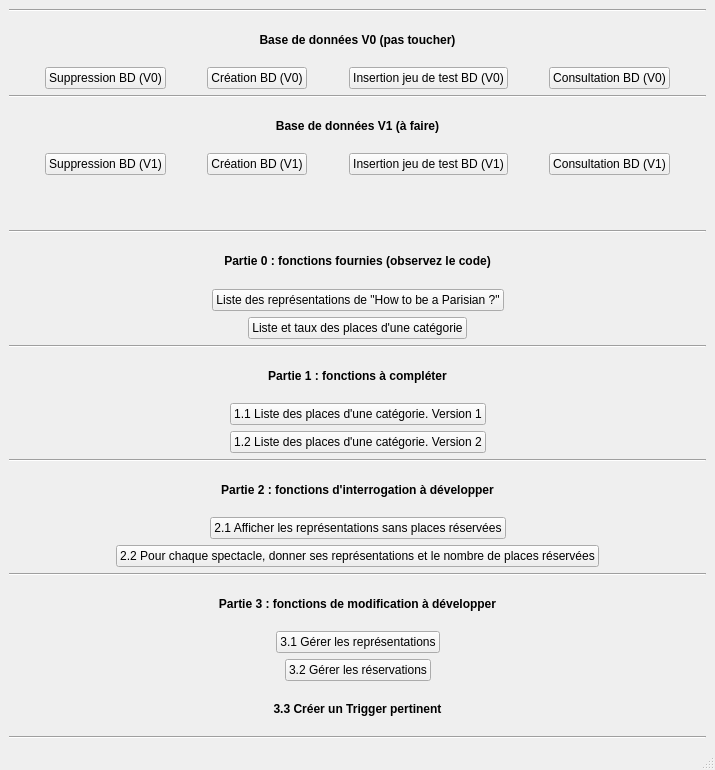
<?xml version="1.0" encoding="UTF-8"?>
<ui version="4.0">
 <class>MainWindow</class>
 <widget class="QMainWindow" name="MainWindow">
  <property name="geometry">
   <rect>
    <x>0</x>
    <y>0</y>
    <width>715</width>
    <height>770</height>
   </rect>
  </property>
  <property name="windowTitle">
   <string>Projet Théatre</string>
  </property>
  <widget class="QWidget" name="centralwidget">
   <layout class="QVBoxLayout" name="verticalLayout">
    <item>
     <widget class="Line" name="line">
      <property name="orientation">
       <enum>Qt::Horizontal</enum>
      </property>
     </widget>
    </item>
    <item>
     <widget class="QLabel" name="label">
      <property name="font">
       <font>
        <weight>75</weight>
        <bold>true</bold>
       </font>
      </property>
      <property name="text">
       <string>Base de données V0 (pas toucher)</string>
      </property>
      <property name="alignment">
       <set>Qt::AlignCenter</set>
      </property>
     </widget>
    </item>
    <item>
     <layout class="QHBoxLayout" name="horizontalLayout">
      <item>
       <spacer name="horizontalSpacer">
        <property name="orientation">
         <enum>Qt::Horizontal</enum>
        </property>
        <property name="sizeHint" stdset="0">
         <size>
          <width>40</width>
          <height>20</height>
         </size>
        </property>
       </spacer>
      </item>
      <item>
       <widget class="QPushButton" name="pushButton_2">
        <property name="text">
         <string>Suppression BD (V0)</string>
        </property>
       </widget>
      </item>
      <item>
       <spacer name="horizontalSpacer_21">
        <property name="orientation">
         <enum>Qt::Horizontal</enum>
        </property>
        <property name="sizeHint" stdset="0">
         <size>
          <width>40</width>
          <height>20</height>
         </size>
        </property>
       </spacer>
      </item>
      <item>
       <widget class="QPushButton" name="pushButton">
        <property name="text">
         <string>Création BD (V0)</string>
        </property>
       </widget>
      </item>
      <item>
       <spacer name="horizontalSpacer_2">
        <property name="orientation">
         <enum>Qt::Horizontal</enum>
        </property>
        <property name="sizeHint" stdset="0">
         <size>
          <width>40</width>
          <height>20</height>
         </size>
        </property>
       </spacer>
      </item>
      <item>
       <widget class="QPushButton" name="pushButton_3">
        <property name="text">
         <string>Insertion jeu de test BD (V0)</string>
        </property>
       </widget>
      </item>
      <item>
       <spacer name="horizontalSpacer_3">
        <property name="orientation">
         <enum>Qt::Horizontal</enum>
        </property>
        <property name="sizeHint" stdset="0">
         <size>
          <width>40</width>
          <height>20</height>
         </size>
        </property>
       </spacer>
      </item>
      <item>
       <widget class="QPushButton" name="pushButton_15">
        <property name="text">
         <string>Consultation BD (V0)</string>
        </property>
       </widget>
      </item>
      <item>
       <spacer name="horizontalSpacer_4">
        <property name="orientation">
         <enum>Qt::Horizontal</enum>
        </property>
        <property name="sizeHint" stdset="0">
         <size>
          <width>40</width>
          <height>20</height>
         </size>
        </property>
       </spacer>
      </item>
     </layout>
    </item>
    <item>
     <widget class="Line" name="line_7">
      <property name="orientation">
       <enum>Qt::Horizontal</enum>
      </property>
     </widget>
    </item>
    <item>
     <widget class="QLabel" name="label_11">
      <property name="font">
       <font>
        <weight>75</weight>
        <bold>true</bold>
       </font>
      </property>
      <property name="text">
       <string>Base de données V1 (à faire)</string>
      </property>
      <property name="alignment">
       <set>Qt::AlignCenter</set>
      </property>
     </widget>
    </item>
    <item>
     <layout class="QHBoxLayout" name="horizontalLayout_13">
      <item>
       <spacer name="horizontalSpacer_9">
        <property name="orientation">
         <enum>Qt::Horizontal</enum>
        </property>
        <property name="sizeHint" stdset="0">
         <size>
          <width>40</width>
          <height>20</height>
         </size>
        </property>
       </spacer>
      </item>
      <item>
       <widget class="QPushButton" name="pushButton_6">
        <property name="text">
         <string>Suppression BD (V1)</string>
        </property>
       </widget>
      </item>
      <item>
       <spacer name="horizontalSpacer_22">
        <property name="orientation">
         <enum>Qt::Horizontal</enum>
        </property>
        <property name="sizeHint" stdset="0">
         <size>
          <width>40</width>
          <height>20</height>
         </size>
        </property>
       </spacer>
      </item>
      <item>
       <widget class="QPushButton" name="pushButton_12">
        <property name="text">
         <string>Création BD (V1)</string>
        </property>
       </widget>
      </item>
      <item>
       <spacer name="horizontalSpacer_10">
        <property name="orientation">
         <enum>Qt::Horizontal</enum>
        </property>
        <property name="sizeHint" stdset="0">
         <size>
          <width>40</width>
          <height>20</height>
         </size>
        </property>
       </spacer>
      </item>
      <item>
       <widget class="QPushButton" name="pushButton_9">
        <property name="text">
         <string>Insertion jeu de test BD (V1)</string>
        </property>
       </widget>
      </item>
      <item>
       <spacer name="horizontalSpacer_28">
        <property name="orientation">
         <enum>Qt::Horizontal</enum>
        </property>
        <property name="sizeHint" stdset="0">
         <size>
          <width>40</width>
          <height>20</height>
         </size>
        </property>
       </spacer>
      </item>
      <item>
       <widget class="QPushButton" name="pushButton_16">
        <property name="text">
         <string>Consultation BD (V1)</string>
        </property>
       </widget>
      </item>
      <item>
       <spacer name="horizontalSpacer_27">
        <property name="orientation">
         <enum>Qt::Horizontal</enum>
        </property>
        <property name="sizeHint" stdset="0">
         <size>
          <width>40</width>
          <height>20</height>
         </size>
        </property>
       </spacer>
      </item>
     </layout>
    </item>
    <item>
     <widget class="QLabel" name="label_2">
      <property name="text">
       <string/>
      </property>
      <property name="alignment">
       <set>Qt::AlignCenter</set>
      </property>
     </widget>
    </item>
    <item>
     <widget class="Line" name="line_2">
      <property name="orientation">
       <enum>Qt::Horizontal</enum>
      </property>
     </widget>
    </item>
    <item>
     <widget class="QLabel" name="label_3">
      <property name="font">
       <font>
        <weight>75</weight>
        <bold>true</bold>
       </font>
      </property>
      <property name="text">
       <string>Partie 0 : fonctions fournies (observez le code)</string>
      </property>
      <property name="alignment">
       <set>Qt::AlignCenter</set>
      </property>
     </widget>
    </item>
    <item>
     <layout class="QHBoxLayout" name="horizontalLayout_2">
      <item>
       <spacer name="horizontalSpacer_7">
        <property name="orientation">
         <enum>Qt::Horizontal</enum>
        </property>
        <property name="sizeHint" stdset="0">
         <size>
          <width>40</width>
          <height>20</height>
         </size>
        </property>
       </spacer>
      </item>
      <item>
       <widget class="QPushButton" name="pushButton_4">
        <property name="text">
         <string>Liste des représentations de &quot;How to be a Parisian ?&quot;</string>
        </property>
       </widget>
      </item>
      <item>
       <spacer name="horizontalSpacer_5">
        <property name="orientation">
         <enum>Qt::Horizontal</enum>
        </property>
        <property name="sizeHint" stdset="0">
         <size>
          <width>40</width>
          <height>20</height>
         </size>
        </property>
       </spacer>
      </item>
     </layout>
    </item>
    <item>
     <layout class="QHBoxLayout" name="horizontalLayout_3">
      <item>
       <spacer name="horizontalSpacer_8">
        <property name="orientation">
         <enum>Qt::Horizontal</enum>
        </property>
        <property name="sizeHint" stdset="0">
         <size>
          <width>40</width>
          <height>20</height>
         </size>
        </property>
       </spacer>
      </item>
      <item>
       <widget class="QPushButton" name="pushButton_5">
        <property name="text">
         <string>Liste et taux des places d'une catégorie</string>
        </property>
       </widget>
      </item>
      <item>
       <spacer name="horizontalSpacer_6">
        <property name="orientation">
         <enum>Qt::Horizontal</enum>
        </property>
        <property name="sizeHint" stdset="0">
         <size>
          <width>40</width>
          <height>20</height>
         </size>
        </property>
       </spacer>
      </item>
     </layout>
    </item>
    <item>
     <widget class="Line" name="line_3">
      <property name="orientation">
       <enum>Qt::Horizontal</enum>
      </property>
     </widget>
    </item>
    <item>
     <widget class="QLabel" name="label_4">
      <property name="font">
       <font>
        <weight>75</weight>
        <bold>true</bold>
       </font>
      </property>
      <property name="text">
       <string>Partie 1 : fonctions à compléter</string>
      </property>
      <property name="alignment">
       <set>Qt::AlignCenter</set>
      </property>
     </widget>
    </item>
    <item>
     <layout class="QHBoxLayout" name="horizontalLayout_4"/>
    </item>
    <item>
     <layout class="QHBoxLayout" name="horizontalLayout_5">
      <item>
       <spacer name="horizontalSpacer_12">
        <property name="orientation">
         <enum>Qt::Horizontal</enum>
        </property>
        <property name="sizeHint" stdset="0">
         <size>
          <width>40</width>
          <height>20</height>
         </size>
        </property>
       </spacer>
      </item>
      <item>
       <widget class="QPushButton" name="pushButton_7">
        <property name="text">
         <string>1.1 Liste des places d'une catégorie. Version 1</string>
        </property>
       </widget>
      </item>
      <item>
       <spacer name="horizontalSpacer_11">
        <property name="orientation">
         <enum>Qt::Horizontal</enum>
        </property>
        <property name="sizeHint" stdset="0">
         <size>
          <width>40</width>
          <height>20</height>
         </size>
        </property>
       </spacer>
      </item>
     </layout>
    </item>
    <item>
     <layout class="QHBoxLayout" name="horizontalLayout_6">
      <item>
       <spacer name="horizontalSpacer_14">
        <property name="orientation">
         <enum>Qt::Horizontal</enum>
        </property>
        <property name="sizeHint" stdset="0">
         <size>
          <width>40</width>
          <height>20</height>
         </size>
        </property>
       </spacer>
      </item>
      <item>
       <widget class="QPushButton" name="pushButton_8">
        <property name="text">
         <string>1.2 Liste des places d'une catégorie. Version 2</string>
        </property>
       </widget>
      </item>
      <item>
       <spacer name="horizontalSpacer_13">
        <property name="orientation">
         <enum>Qt::Horizontal</enum>
        </property>
        <property name="sizeHint" stdset="0">
         <size>
          <width>40</width>
          <height>20</height>
         </size>
        </property>
       </spacer>
      </item>
     </layout>
    </item>
    <item>
     <layout class="QHBoxLayout" name="horizontalLayout_7"/>
    </item>
    <item>
     <widget class="Line" name="line_4">
      <property name="orientation">
       <enum>Qt::Horizontal</enum>
      </property>
     </widget>
    </item>
    <item>
     <widget class="QLabel" name="label_5">
      <property name="font">
       <font>
        <weight>75</weight>
        <bold>true</bold>
       </font>
      </property>
      <property name="text">
       <string>Partie 2 : fonctions d'interrogation à développer</string>
      </property>
      <property name="alignment">
       <set>Qt::AlignCenter</set>
      </property>
     </widget>
    </item>
    <item>
     <layout class="QHBoxLayout" name="horizontalLayout_8">
      <item>
       <spacer name="horizontalSpacer_18">
        <property name="orientation">
         <enum>Qt::Horizontal</enum>
        </property>
        <property name="sizeHint" stdset="0">
         <size>
          <width>40</width>
          <height>20</height>
         </size>
        </property>
       </spacer>
      </item>
      <item>
       <widget class="QPushButton" name="pushButton_10">
        <property name="text">
         <string>2.1 Afficher les représentations sans places réservées</string>
        </property>
       </widget>
      </item>
      <item>
       <spacer name="horizontalSpacer_17">
        <property name="orientation">
         <enum>Qt::Horizontal</enum>
        </property>
        <property name="sizeHint" stdset="0">
         <size>
          <width>40</width>
          <height>20</height>
         </size>
        </property>
       </spacer>
      </item>
     </layout>
    </item>
    <item>
     <layout class="QHBoxLayout" name="horizontalLayout_9">
      <item>
       <spacer name="horizontalSpacer_20">
        <property name="orientation">
         <enum>Qt::Horizontal</enum>
        </property>
        <property name="sizeHint" stdset="0">
         <size>
          <width>40</width>
          <height>20</height>
         </size>
        </property>
       </spacer>
      </item>
      <item>
       <widget class="QPushButton" name="pushButton_11">
        <property name="text">
         <string>2.2 Pour chaque spectacle, donner ses représentations et le nombre de places réservées</string>
        </property>
       </widget>
      </item>
      <item>
       <spacer name="horizontalSpacer_19">
        <property name="orientation">
         <enum>Qt::Horizontal</enum>
        </property>
        <property name="sizeHint" stdset="0">
         <size>
          <width>40</width>
          <height>20</height>
         </size>
        </property>
       </spacer>
      </item>
     </layout>
    </item>
    <item>
     <layout class="QHBoxLayout" name="horizontalLayout_10"/>
    </item>
    <item>
     <widget class="Line" name="line_5">
      <property name="orientation">
       <enum>Qt::Horizontal</enum>
      </property>
     </widget>
    </item>
    <item>
     <widget class="QLabel" name="label_6">
      <property name="font">
       <font>
        <weight>75</weight>
        <bold>true</bold>
       </font>
      </property>
      <property name="text">
       <string>Partie 3 : fonctions de modification à développer</string>
      </property>
      <property name="alignment">
       <set>Qt::AlignCenter</set>
      </property>
     </widget>
    </item>
    <item>
     <layout class="QHBoxLayout" name="horizontalLayout_11">
      <item>
       <spacer name="horizontalSpacer_24">
        <property name="orientation">
         <enum>Qt::Horizontal</enum>
        </property>
        <property name="sizeHint" stdset="0">
         <size>
          <width>40</width>
          <height>20</height>
         </size>
        </property>
       </spacer>
      </item>
      <item>
       <widget class="QPushButton" name="pushButton_13">
        <property name="text">
         <string>3.1 Gérer les représentations</string>
        </property>
       </widget>
      </item>
      <item>
       <spacer name="horizontalSpacer_23">
        <property name="orientation">
         <enum>Qt::Horizontal</enum>
        </property>
        <property name="sizeHint" stdset="0">
         <size>
          <width>40</width>
          <height>20</height>
         </size>
        </property>
       </spacer>
      </item>
     </layout>
    </item>
    <item>
     <layout class="QHBoxLayout" name="horizontalLayout_12">
      <item>
       <spacer name="horizontalSpacer_26">
        <property name="orientation">
         <enum>Qt::Horizontal</enum>
        </property>
        <property name="sizeHint" stdset="0">
         <size>
          <width>40</width>
          <height>20</height>
         </size>
        </property>
       </spacer>
      </item>
      <item>
       <widget class="QPushButton" name="pushButton_14">
        <property name="text">
         <string>3.2 Gérer les réservations</string>
        </property>
       </widget>
      </item>
      <item>
       <spacer name="horizontalSpacer_25">
        <property name="orientation">
         <enum>Qt::Horizontal</enum>
        </property>
        <property name="sizeHint" stdset="0">
         <size>
          <width>40</width>
          <height>20</height>
         </size>
        </property>
       </spacer>
      </item>
     </layout>
    </item>
    <item>
     <widget class="QLabel" name="label_10">
      <property name="font">
       <font>
        <weight>75</weight>
        <bold>true</bold>
       </font>
      </property>
      <property name="text">
       <string>3.3 Créer un Trigger pertinent</string>
      </property>
      <property name="alignment">
       <set>Qt::AlignCenter</set>
      </property>
     </widget>
    </item>
    <item>
     <widget class="Line" name="line_6">
      <property name="orientation">
       <enum>Qt::Horizontal</enum>
      </property>
     </widget>
    </item>
   </layout>
  </widget>
  <widget class="QStatusBar" name="statusbar"/>
  <action name="actionQuitter">
   <property name="text">
    <string>Quitter</string>
   </property>
  </action>
 </widget>
 <resources/>
 <connections>
  <connection>
   <sender>actionQuitter</sender>
   <signal>triggered()</signal>
   <receiver>MainWindow</receiver>
   <slot>close()</slot>
   <hints>
    <hint type="sourcelabel">
     <x>-1</x>
     <y>-1</y>
    </hint>
    <hint type="destinationlabel">
     <x>399</x>
     <y>299</y>
    </hint>
   </hints>
  </connection>
  <connection>
   <sender>pushButton</sender>
   <signal>clicked()</signal>
   <receiver>MainWindow</receiver>
   <slot>createDBV0()</slot>
   <hints>
    <hint type="sourcelabel">
     <x>313</x>
     <y>235</y>
    </hint>
    <hint type="destinationlabel">
     <x>388</x>
     <y>100</y>
    </hint>
   </hints>
  </connection>
  <connection>
   <sender>pushButton_3</sender>
   <signal>clicked()</signal>
   <receiver>MainWindow</receiver>
   <slot>insertDBV0()</slot>
   <hints>
    <hint type="sourcelabel">
     <x>504</x>
     <y>235</y>
    </hint>
    <hint type="destinationlabel">
     <x>516</x>
     <y>101</y>
    </hint>
   </hints>
  </connection>
  <connection>
   <sender>pushButton_2</sender>
   <signal>clicked()</signal>
   <receiver>MainWindow</receiver>
   <slot>deleteDBV0()</slot>
   <hints>
    <hint type="sourcelabel">
     <x>164</x>
     <y>235</y>
    </hint>
    <hint type="destinationlabel">
     <x>201</x>
     <y>105</y>
    </hint>
   </hints>
  </connection>
  <connection>
   <sender>pushButton_15</sender>
   <signal>clicked()</signal>
   <receiver>MainWindow</receiver>
   <slot>openDataV0()</slot>
   <hints>
    <hint type="sourcelabel">
     <x>667</x>
     <y>235</y>
    </hint>
    <hint type="destinationlabel">
     <x>753</x>
     <y>102</y>
    </hint>
   </hints>
  </connection>
  <connection>
   <sender>pushButton_4</sender>
   <signal>clicked()</signal>
   <receiver>MainWindow</receiver>
   <slot>open_fct_fournie_1()</slot>
   <hints>
    <hint type="sourcelabel">
     <x>473</x>
     <y>343</y>
    </hint>
    <hint type="destinationlabel">
     <x>559</x>
     <y>306</y>
    </hint>
   </hints>
  </connection>
  <connection>
   <sender>pushButton_5</sender>
   <signal>clicked()</signal>
   <receiver>MainWindow</receiver>
   <slot>open_fct_fournie_2()</slot>
   <hints>
    <hint type="sourcelabel">
     <x>449</x>
     <y>369</y>
    </hint>
    <hint type="destinationlabel">
     <x>553</x>
     <y>338</y>
    </hint>
   </hints>
  </connection>
  <connection>
   <sender>pushButton_8</sender>
   <signal>clicked()</signal>
   <receiver>MainWindow</receiver>
   <slot>open_fct_comp_2()</slot>
   <hints>
    <hint type="sourcelabel">
     <x>426</x>
     <y>435</y>
    </hint>
    <hint type="destinationlabel">
     <x>563</x>
     <y>438</y>
    </hint>
   </hints>
  </connection>
  <connection>
   <sender>pushButton_7</sender>
   <signal>clicked()</signal>
   <receiver>MainWindow</receiver>
   <slot>open_fct_comp_1()</slot>
   <hints>
    <hint type="sourcelabel">
     <x>461</x>
     <y>422</y>
    </hint>
    <hint type="destinationlabel">
     <x>565</x>
     <y>410</y>
    </hint>
   </hints>
  </connection>
  <connection>
   <sender>pushButton_6</sender>
   <signal>clicked()</signal>
   <receiver>MainWindow</receiver>
   <slot>deleteDBV1()</slot>
   <hints>
    <hint type="sourcelabel">
     <x>148</x>
     <y>274</y>
    </hint>
    <hint type="destinationlabel">
     <x>213</x>
     <y>265</y>
    </hint>
   </hints>
  </connection>
  <connection>
   <sender>pushButton_12</sender>
   <signal>clicked()</signal>
   <receiver>MainWindow</receiver>
   <slot>createDBV1()</slot>
   <hints>
    <hint type="sourcelabel">
     <x>299</x>
     <y>273</y>
    </hint>
    <hint type="destinationlabel">
     <x>344</x>
     <y>273</y>
    </hint>
   </hints>
  </connection>
  <connection>
   <sender>pushButton_9</sender>
   <signal>clicked()</signal>
   <receiver>MainWindow</receiver>
   <slot>insertDBV1()</slot>
   <hints>
    <hint type="sourcelabel">
     <x>492</x>
     <y>274</y>
    </hint>
    <hint type="destinationlabel">
     <x>541</x>
     <y>272</y>
    </hint>
   </hints>
  </connection>
  <connection>
   <sender>pushButton_16</sender>
   <signal>clicked()</signal>
   <receiver>MainWindow</receiver>
   <slot>openDataV1()</slot>
   <hints>
    <hint type="sourcelabel">
     <x>653</x>
     <y>276</y>
    </hint>
    <hint type="destinationlabel">
     <x>703</x>
     <y>272</y>
    </hint>
   </hints>
  </connection>
 </connections>
 <slots>
  <slot>createDBV0()</slot>
  <slot>insertDBV0()</slot>
  <slot>deleteDBV0()</slot>
  <slot>openDataV0()</slot>
  <slot>openAddUser()</slot>
  <slot>openDelUser()</slot>
  <slot>open_fct_fournie_1()</slot>
  <slot>open_fct_fournie_2()</slot>
  <slot>open_fct_comp_1()</slot>
  <slot>open_fct_comp_2()</slot>
  <slot>createDBV1()</slot>
  <slot>insertDBV1()</slot>
  <slot>deleteDBV1()</slot>
  <slot>openDataV1()</slot>
  <slot>slot1()</slot>
 </slots>
</ui>
